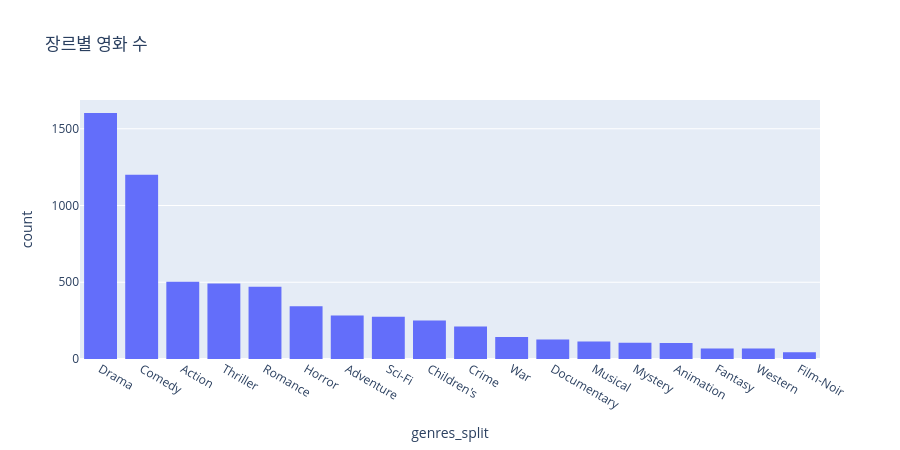

This figure's notebook cell:
### Code cell
#  장르별 영화 개수 plotly 버전(로컬 환경 또는 클라우드 노트북 환경에서 실행시켜 주세요!)
px.histogram(movies_exploded, x='genres_split', height=450, title='장르별 영화 수').update_xaxes(categoryorder="total descending")

### Figure 1 — Plotly figure (JSON) as saved in the notebook; plotly's stock layout.template omitted (floating-point values rounded to 4 significant figures; data arrays with more than 128 entries replaced by an {"elided": "..."} marker saying what was removed)
{"data": [{"bingroup": "x", "hovertemplate": "genres_split=%{x}<br>count=%{y}<extra></extra>", "legendgroup": "", "marker": {"color": "#636efa", "pattern": {"shape": ""}}, "name": "", "orientation": "v", "showlegend": false, "type": "histogram", "x": {"elided": "6408 str values"}, "xaxis": "x", "yaxis": "y"}], "layout": {"barmode": "relative", "height": 450, "legend": {"tracegroupgap": 0}, "title": {"text": "장르별 영화 수"}, "xaxis": {"anchor": "y", "categoryorder": "total descending", "domain": [0, 1], "title": {"text": "genres_split"}}, "yaxis": {"anchor": "x", "domain": [0, 1], "title": {"text": "count"}}}}
